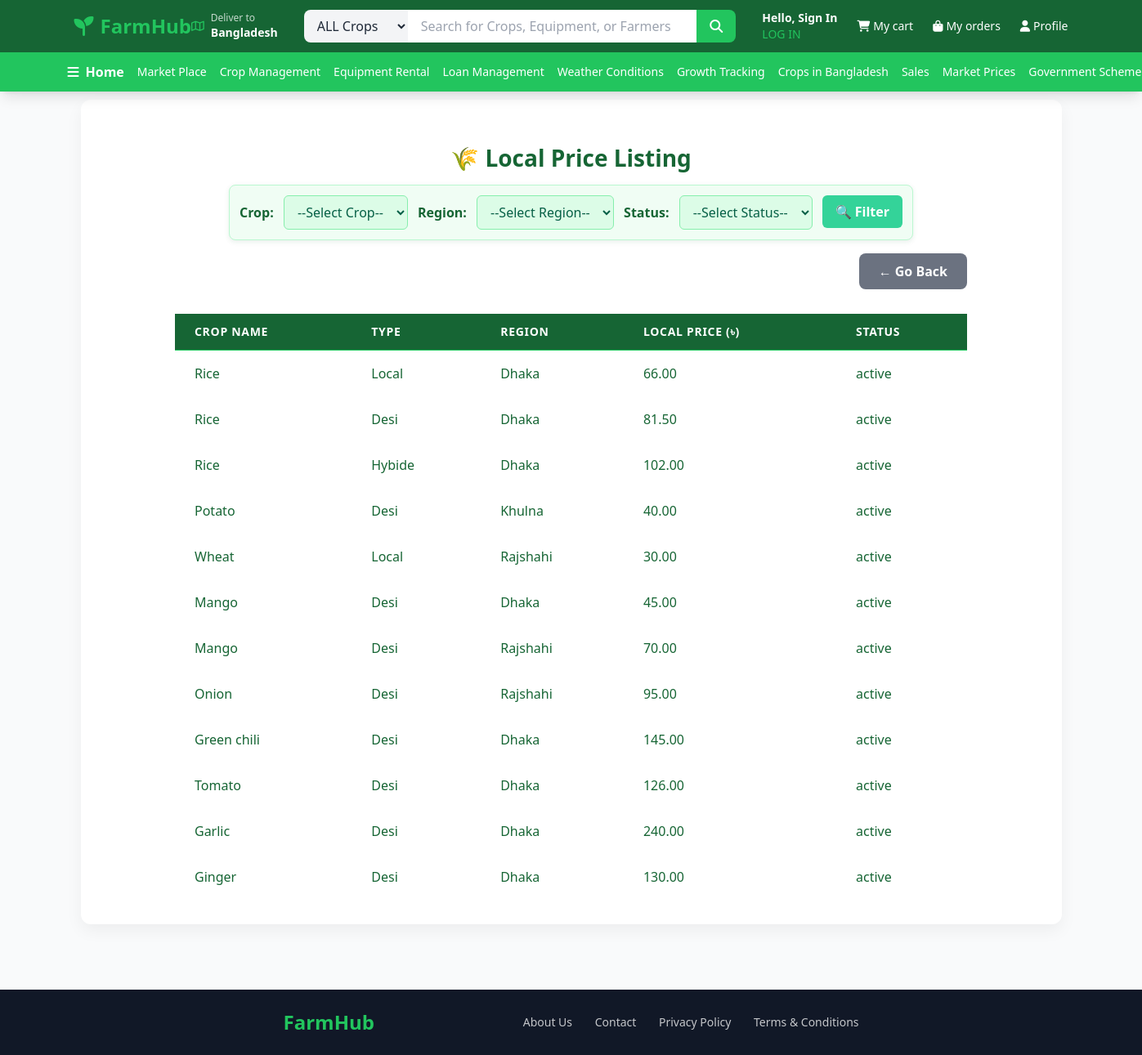
Screenshot of /localprice.php with the database file from the repository.
### tables this page shows
CREATE TABLE `local_price` (
  `l_id` int(11) NOT NULL,
  `u_id` int(11) NOT NULL,
  `crop_name` varchar(50) NOT NULL,
  `type` enum('Local','Desi','Hybide') NOT NULL,
  `local_price` decimal(10,2) NOT NULL,
  `update_time` date NOT NULL,
  `status` enum('active','inactive','sold') NOT NULL DEFAULT 'active',
  `region` varchar(50) NOT NULL
);

### localprice.php (the view, shortened to what this page needs)
<?php
include("navbar.php");
$conn = mysqli_connect('localhost', 'naba', '12345', 'farmsystem');
$sql = "SELECT local.l_id, local.crop_name, local.type, local.local_price, local.region, local.status, local.update_time,
        usr.u_name, usr.role
        FROM local_price local
        JOIN user usr ON local.u_id = usr.u_id";
$sql .= " ORDER BY local.l_id";
$result = mysqli_query($conn, $sql);
$marketData = mysqli_fetch_all($result, MYSQLI_ASSOC);
?>
<div style="
  max-width: 1200px;
  margin: 10px auto; /* reduced top margin */
  padding: 30px;
  background-color: white;
  border-radius: 12px;
  box-shadow: 0 8px 20px rgba(0, 0, 0, 0.05);
">
<h1 style="
  color: #166534;
  font-size: 28px;
  font-weight: 700;
  margin-top: 20px;  /* reduced from 40px */
  margin-bottom: 12px;  /* tighter gap */
  text-align: center;
">
  🌾 Local Price Listing
</h1>
<div style="display: flex; justify-content: center;">
  <form method="GET" style="
  background-color: #f0fdf4;
  border: 1px solid #bbf7d0;
  padding: 12px;
  border-radius: 8px;
  box-shadow: 0 2px 6px rgba(22, 101, 52, 0.1);
  margin-bottom: 16px; /* tighter spacing after filter */
  display: flex;
  flex-wrap: wrap;
  gap: 12px;  /* slightly reduced gap between filter items */
  justify-content: center;
">
    <div>
      <label style="font-weight: 600; color: #166534; margin-right: 8px;">Crop:</label>
      <select name="crop_name" style="padding: 8px 12px; border: 1px solid #86efac; border-radius: 6px; background-color: #dcfce7; color: #065f46; font-weight: 500;">
        <option value="">--Select Crop--</option>
      </select>
    </div>
    <div>
      <label style="font-weight: 600; color: #166534; margin-right: 8px;">Region:</label>
      <select name="region" style="padding: 8px 12px; border: 1px solid #86efac; border-radius: 6px; background-color: #dcfce7; color: #065f46; font-weight: 500;">
        <option value="">--Select Region--</option>
      </select>
    </div>
    <div>
      <label style="font-weight: 600; color: #166534; margin-right: 8px;">Status:</label>
      <select name="status" style="padding: 8px 12px; border: 1px solid #86efac; border-radius: 6px; background-color: #dcfce7; color: #065f46; font-weight: 500;">
        <option value="">--Select Status--</option>
      </select>
    </div>
    <div>
      <button type="submit" style="padding: 8px 16px; background-color: #34d399; color: white; font-weight: 600; border: none; border-radius: 6px;">
        🔍 Filter
      </button>
    </div>
  </form>
</div>
<div style="display: flex; justify-content: center;">
 <div style="width: 85%; max-width: 1100px; text-align: right; margin-bottom: 10px;">
    <a href="mpman.php" style="
      display: inline-block;
      background-color: #6b7280;  /* Tailwind's gray-500 */
      color: white;
      padding: 10px 24px;
      border-radius: 8px;
      text-decoration: none;
      font-weight: 600;
      transition: background-color 0.3s;
    " onmouseover="this.style.backgroundColor='#4b5563'" onmouseout="this.style.backgroundColor='#6b7280'">
      ← Go Back
    </a>
  </div>
</div>
<div style="display: flex; justify-content: center; margin-top: 20px;">
  <div class="..." style="width: 85%; max-width: 1100px;">
    <table class="min-w-full divide-y divide-farm-green" style="width: 90%; border-collapse: collapse;">
      <thead style="background-color: #166534; color: white;">
        <tr>
          <th class="px-6 py-3 text-left text-sm font-semibold uppercase tracking-wider">Crop Name</th>
          <th class="px-6 py-3 text-left text-sm font-semibold uppercase tracking-wider">Type</th>
          <th class="px-6 py-3 text-left text-sm font-semibold uppercase tracking-wider">Region</th>
          <th class="px-6 py-3 text-left text-sm font-semibold uppercase tracking-wider">Local Price (৳)</th>
          <th class="px-6 py-3 text-left text-sm font-semibold uppercase tracking-wider">Status</th>
        </tr>
      </thead>
      <tbody style="background-color: #ffffff;">
        <?php if (count($marketData) > 0): ?>
          <?php foreach ($marketData as $row): ?>
            <tr class="hover:bg-farm-light transition-colors duration-200" style="cursor: pointer;">
              <td class="px-6 py-4 whitespace-nowrap text-farm-dark font-medium"><?= htmlspecialchars($row['crop_name']) ?></td>
              <td class="px-6 py-4 whitespace-nowrap text-farm-dark"><?= htmlspecialchars($row['type']) ?></td>
              <td class="px-6 py-4 whitespace-nowrap text-farm-dark"><?= htmlspecialchars($row['region']) ?></td>
              <td class="px-6 py-4 whitespace-nowrap text-farm-dark"><?= number_format($row['local_price'], 2) ?></td>
              <td class="px-6 py-4 whitespace-nowrap text-farm-dark"><?= htmlspecialchars($row['status']) ?></td>
            </tr>
          <?php endforeach; ?>
        <?php else: ?>
          <tr>
            <td colspan="<?= (strtolower($_SESSION['role']) === 'admin') ? '6' : '5' ?>" style="padding: 20px; text-align: center; color: #555;">No local price data found.</td>
          </tr>
        <?php endif; ?>
      </tbody>
    </table>
</div>
  </div>
</div>
<footer class="bg-gray-900 py-6 mt-20">
    <div class="max-w-3xl mx-auto px-4 sm:px-6 lg:px-8">
      <div
        class="flex flex-col md:flex-row justify-between items-center text-white"
      >
        <div class="text-2xl font-bold text-farm-green mb-4 md:mb-0">
          FarmHub
        </div>
        <div class="space-x-6 text-sm opacity-75">
          <a href="about.php" class="hover:text-farm-green transition-colors"
            >About Us</a
          >
          <a href="contact.php" class="hover:text-farm-green transition-colors"
            >Contact</a
          >
          <a
            href="privacy.php"
            class="hover:text-farm-green transition-colors"
            >Privacy Policy</a
          >
          <a
            href="terms.php"
            class="hover:text-farm-green transition-colors"
            >Terms & Conditions</a
          >
        </div>
      </div>
    </div>
  </footer>

### navbar.php (style rules this page uses)
.text-farm-dark { color: #065f46; }
.divide-farm-green > :not([hidden]) ~ :not([hidden]) { border-color: #bbf7d0; }

### rows the page displays
local_price: crop_name "Rice", type "Local", region "Dhaka", local_price "66.00", status "active"
local_price: crop_name "Rice", type "Desi", region "Dhaka", local_price "81.50", status "active"
local_price: crop_name "Rice", type "Hybide", region "Dhaka", local_price "102.00", status "active"
local_price: crop_name "Potato", type "Desi", region "Khulna", local_price "40.00", status "active"
local_price: crop_name "Wheat", type "Local", region "Rajshahi", local_price "30.00", status "active"
local_price: crop_name "Mango", type "Desi", region "Dhaka", local_price "45.00", status "active"
local_price: crop_name "Mango", type "Desi", region "Rajshahi", local_price "70.00", status "active"
local_price: crop_name "Onion", type "Desi", region "Rajshahi", local_price "95.00", status "active"
local_price: crop_name "Green chili", type "Desi", region "Dhaka", local_price "145.00", status "active"
local_price: crop_name "Tomato", type "Desi", region "Dhaka", local_price "126.00", status "active"
local_price: crop_name "Garlic", type "Desi", region "Dhaka", local_price "240.00", status "active"
local_price: crop_name "Ginger", type "Desi", region "Dhaka", local_price "130.00", status "active"
